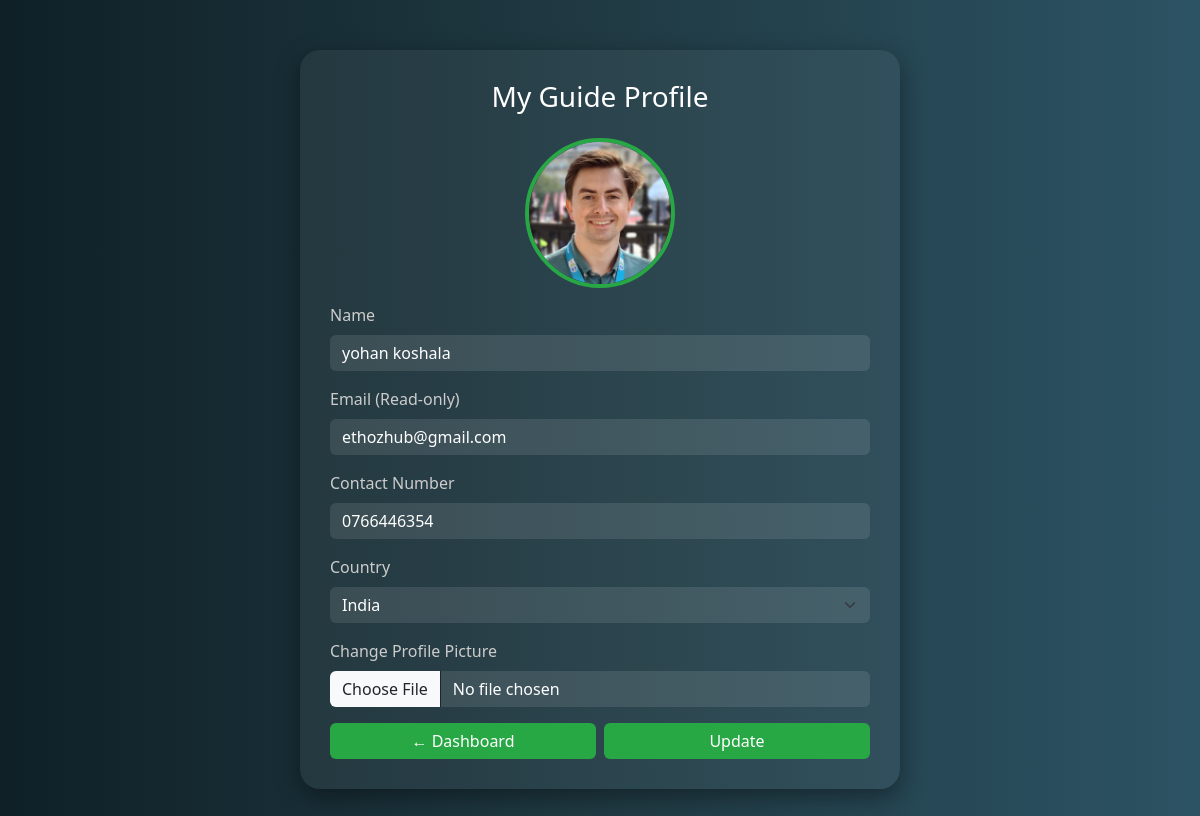
Page /guides/guide_profile.php (signed in) on the earlier database version.
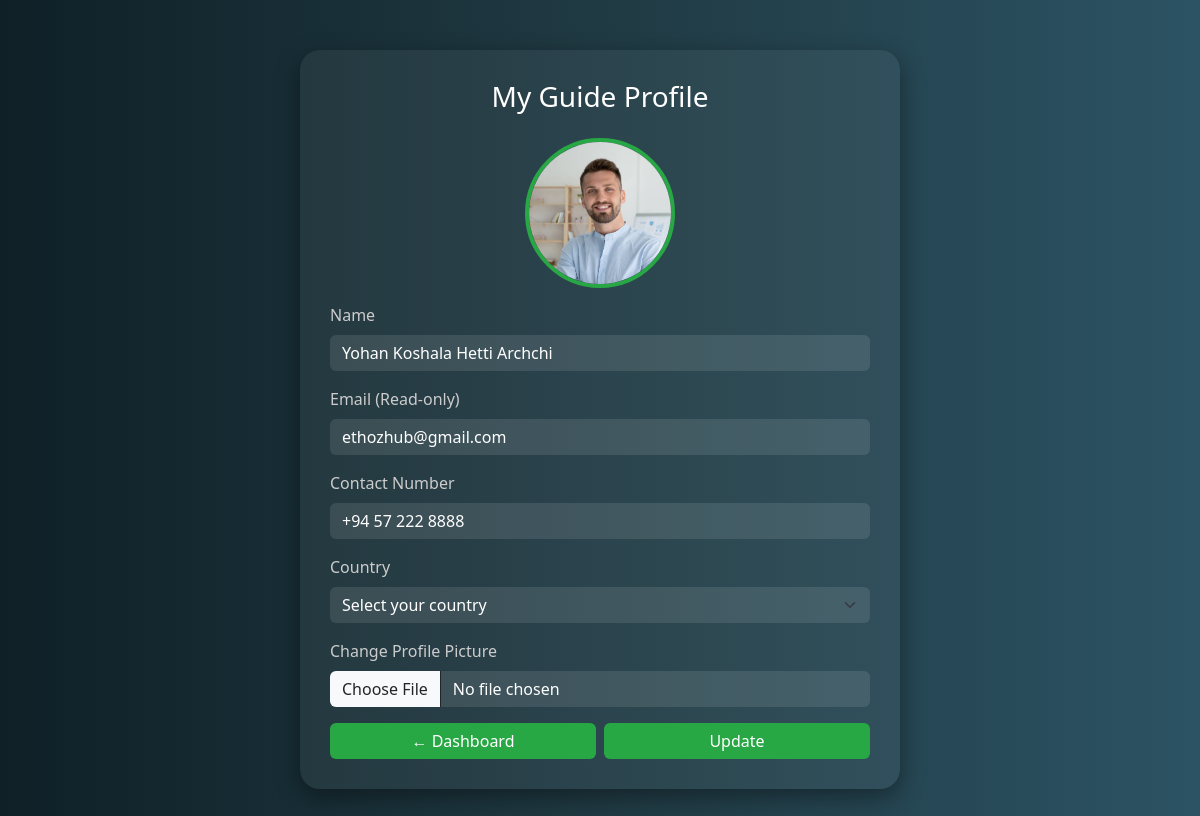
Same page on the later database version.
### tables this page shows
CREATE TABLE `guide` (
  `guide_id` int(11) NOT NULL,
  `name` varchar(100) NOT NULL,
  `email` varchar(100) NOT NULL,
  `country` varchar(100) DEFAULT NULL,
  `password` varchar(255) NOT NULL,
  `languages` varchar(255) DEFAULT NULL,
  `experience_years` int(11) DEFAULT 0,
  `bio` text DEFAULT NULL,
  `photo` varchar(255) DEFAULT NULL,
  `contact_info` varchar(100) DEFAULT NULL,
  `price_per_day` decimal(10,2) DEFAULT 0.00,
  `rating` float DEFAULT 0,
  `is_verified` tinyint(1) DEFAULT 0,
  `created_at` datetime DEFAULT current_timestamp(),
  `status` varchar(50) DEFAULT 'active',
  `is_available` tinyint(1) DEFAULT 1
);

### guides/guide_profile.php (the view, shortened to what this page needs)
<?php
include '../config/db.php';
$guide_id = $_SESSION['guide_id'];
$contact_err = "";
$stmt = $conn->prepare("SELECT * FROM guide WHERE guide_id = ?");
$stmt->execute([$guide_id]);
$guide = $stmt->fetch();
$name = $guide['name'];
$email = $guide['email'];
$contact_number = $guide['contact_info'] ?? '';
$country = $guide['country'] ?? '';
$profile_pic = $guide['photo'] ?? '';
?>
<!DOCTYPE html>
<html lang="en">
<head>
  <link href="https://cdn.jsdelivr.net/npm/bootstrap@5.3.0/dist/css/bootstrap.min.css" rel="stylesheet">
  <link rel="stylesheet" href="https://cdn.jsdelivr.net/npm/intl-tel-input@18.1.1/build/css/intlTelInput.min.css"/>
</head>
<body>
  <div class="profile-card">
    <h3 class="text-center mb-4">My Guide Profile</h3>
    <div class="text-center">
      <img src="<?php echo !empty($profile_pic) ? htmlspecialchars($profile_pic) : 'https://via.placeholder.com/150x150.png?text=Profile'; ?>" class="profile-pic" alt="Profile Picture">
    </div>
    <form method="POST" enctype="multipart/form-data" novalidate>
      <div class="mb-3">
        <label class="form-label">Name</label>
        <input type="text" name="name" class="form-control" value="<?php echo htmlspecialchars($name); ?>" required>
      </div>
      <div class="mb-3">
        <label class="form-label">Email (Read-only)</label>
        <input type="email" class="form-control" value="<?php echo htmlspecialchars($email); ?>" readonly>
      </div>
      <div class="mb-3">
        <label class="form-label">Contact Number</label>
        <input type="tel" id="contactNumber" name="contact_number" class="form-control <?php echo $contact_err ? 'is-invalid' : ''; ?>" placeholder="712345678" value="<?php echo htmlspecialchars($contact_number); ?>" required>
      </div>
      <div class="mb-3">
        <label class="form-label">Country</label>
        <select id="country" name="country" class="form-select" required>
          <option value="">Select your country</option>
          <option value="India" <?php echo $country == "India" ? "selected" : ""; ?>>India</option>
        </select>
      </div>
      <div class="mb-3">
        <label class="form-label">Change Profile Picture</label>
        <input type="file" name="profile_picture" class="form-control">
      </div>
      <div class="d-flex justify-content-between">
        <a href="guide_dashboard.php" class="btn btn-success w-50 me-2">← Dashboard</a>
        <button type="submit" class="btn btn-success w-50">Update</button>
      </div>
    </form>
  </div>
</body>
</html>

Differences in the rows shown:
changed guide "ethozhub@gmail.com": photo: a different picture; name "yohan koshala" → "Yohan Koshala Hetti Archchi"; contact_number "0766446354" → "+94 57 222 8888"; country "India" → (not shown)
Other differences:
form field country: (not shown) → "Select your country"
